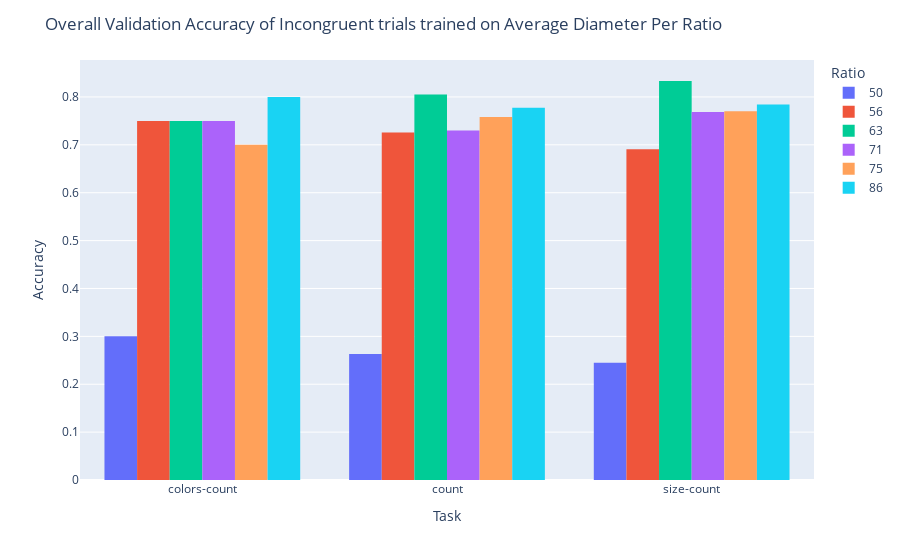

The notebook cell this image was saved under:
### Code cell
fig = px.histogram(incongruent_df_trained_on_AD.groupby(['Task', 'Ratio']).mean().reset_index(), x="Task",
             y="Validation Accuracy", color="Ratio",
             barmode="group")
fig.update_layout(
    title='Overall Validation Accuracy of Incongruent trials trained on Average Diameter Per Ratio',
    xaxis_title='Task',
    yaxis_title='Accuracy')
fig.show()

### Figure 1 — Plotly figure (JSON) as saved in the notebook; plotly's stock layout.template omitted (floating-point values rounded to 4 significant figures)
{"data": [{"alignmentgroup": "True", "bingroup": "x", "histfunc": "sum", "hovertemplate": "Ratio=50<br>Task=%{x}<br>sum of Validation Accuracy=%{y}<extra></extra>", "legendgroup": "50", "marker": {"color": "#636efa", "pattern": {"shape": ""}}, "name": "50", "offsetgroup": "50", "orientation": "v", "showlegend": true, "x": ["colors-count", "count", "size-count"], "xaxis": "x", "y": [0.3, 0.2633, 0.245], "yaxis": "y", "type": "histogram"}, {"alignmentgroup": "True", "bingroup": "x", "histfunc": "sum", "hovertemplate": "Ratio=56<br>Task=%{x}<br>sum of Validation Accuracy=%{y}<extra></extra>", "legendgroup": "56", "marker": {"color": "#EF553B", "pattern": {"shape": ""}}, "name": "56", "offsetgroup": "56", "orientation": "v", "showlegend": true, "x": ["colors-count", "count", "size-count"], "xaxis": "x", "y": [0.75, 0.7258, 0.6908], "yaxis": "y", "type": "histogram"}, {"alignmentgroup": "True", "bingroup": "x", "histfunc": "sum", "hovertemplate": "Ratio=63<br>Task=%{x}<br>sum of Validation Accuracy=%{y}<extra></extra>", "legendgroup": "63", "marker": {"color": "#00cc96", "pattern": {"shape": ""}}, "name": "63", "offsetgroup": "63", "orientation": "v", "showlegend": true, "x": ["colors-count", "count", "size-count"], "xaxis": "x", "y": [0.75, 0.805, 0.8333], "yaxis": "y", "type": "histogram"}, {"alignmentgroup": "True", "bingroup": "x", "histfunc": "sum", "hovertemplate": "Ratio=71<br>Task=%{x}<br>sum of Validation Accuracy=%{y}<extra></extra>", "legendgroup": "71", "marker": {"color": "#ab63fa", "pattern": {"shape": ""}}, "name": "71", "offsetgroup": "71", "orientation": "v", "showlegend": true, "x": ["colors-count", "count", "size-count"], "xaxis": "x", "y": [0.75, 0.73, 0.7683], "yaxis": "y", "type": "histogram"}, {"alignmentgroup": "True", "bingroup": "x", "histfunc": "sum", "hovertemplate": "Ratio=75<br>Task=%{x}<br>sum of Validation Accuracy=%{y}<extra></extra>", "legendgroup": "75", "marker": {"color": "#FFA15A", "pattern": {"shape": ""}}, "name": "75", "offsetgroup": "75", "orientation": "v", "showlegend": true, "x": ["colors-count", "count", "size-count"], "xaxis": "x", "y": [0.7, 0.7583, 0.77], "yaxis": "y", "type": "histogram"}, {"alignmentgroup": "True", "bingroup": "x", "histfunc": "sum", "hovertemplate": "Ratio=86<br>Task=%{x}<br>sum of Validation Accuracy=%{y}<extra></extra>", "legendgroup": "86", "marker": {"color": "#19d3f3", "pattern": {"shape": ""}}, "name": "86", "offsetgroup": "86", "orientation": "v", "showlegend": true, "x": ["colors-count", "count", "size-count"], "xaxis": "x", "y": [0.8, 0.7775, 0.7842], "yaxis": "y", "type": "histogram"}], "layout": {"xaxis": {"anchor": "y", "domain": [0.0, 1.0], "title": {"text": "Task"}}, "yaxis": {"anchor": "x", "domain": [0.0, 1.0], "title": {"text": "Accuracy"}}, "legend": {"title": {"text": "Ratio"}, "tracegroupgap": 0}, "margin": {"t": 60}, "barmode": "group", "title": {"text": "Overall Validation Accuracy of Incongruent trials trained on Average Diameter Per Ratio"}}}
